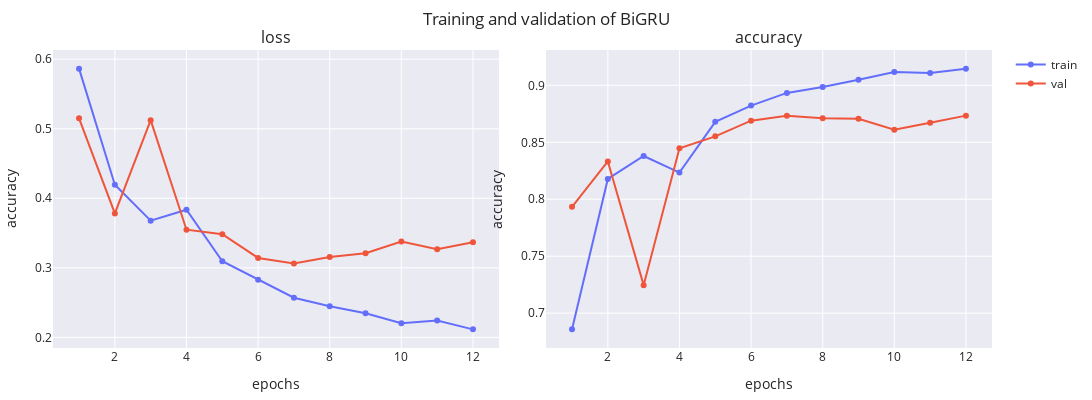

Source (notebook cell):
### Code cell
bilstm_model = AmazonReviewsModel(
    2000, 256, GRU, num_recurrent_layers=4, dropout=0.15, ffn_dims=[128, 64], name='BiGRU', bidirectional=True)
_, fig = bilstm_model.train(dataset, f'{MODEL_PATH}/BiGRU.weights.h5', **train_default)
print(bilstm_model.evaluate(dataset.X_test, dataset.y_test))
fig

### Figure 1 — Plotly figure (JSON) as saved in the notebook; plotly's stock layout.template omitted (floating-point values rounded to 4 significant figures)
{"data": [{"line": {"color": "#636EFA"}, "marker": {"color": "#636EFA"}, "mode": "lines+markers", "name": "train", "showlegend": true, "type": "scatter", "x": [1, 2, 3, 4, 5, 6, 7, 8, 9, 10, 11, 12], "xaxis": "x", "y": [0.5864, 0.4194, 0.3678, 0.3835, 0.3095, 0.2829, 0.257, 0.2449, 0.2347, 0.2204, 0.2241, 0.2116], "yaxis": "y"}, {"line": {"color": "#EF553B"}, "marker": {"color": "#EF553B"}, "mode": "lines+markers", "name": "val", "showlegend": true, "type": "scatter", "x": [1, 2, 3, 4, 5, 6, 7, 8, 9, 10, 11, 12], "xaxis": "x", "y": [0.5149, 0.3783, 0.5123, 0.3548, 0.3484, 0.3142, 0.3061, 0.3156, 0.3209, 0.3378, 0.3267, 0.3368], "yaxis": "y"}, {"line": {"color": "#636EFA"}, "marker": {"color": "#636EFA"}, "mode": "lines+markers", "name": "train", "showlegend": false, "type": "scatter", "x": [1, 2, 3, 4, 5, 6, 7, 8, 9, 10, 11, 12], "xaxis": "x2", "y": [0.6858, 0.8178, 0.838, 0.8235, 0.868, 0.8823, 0.8934, 0.8986, 0.9049, 0.9117, 0.9109, 0.9147], "yaxis": "y2"}, {"line": {"color": "#EF553B"}, "marker": {"color": "#EF553B"}, "mode": "lines+markers", "name": "val", "showlegend": false, "type": "scatter", "x": [1, 2, 3, 4, 5, 6, 7, 8, 9, 10, 11, 12], "xaxis": "x2", "y": [0.7934, 0.8332, 0.7246, 0.8448, 0.8552, 0.869, 0.8732, 0.871, 0.8706, 0.861, 0.8672, 0.8734], "yaxis": "y2"}], "layout": {"annotations": [{"font": {"size": 16}, "showarrow": false, "text": "loss", "x": 0.2375, "xanchor": "center", "xref": "paper", "y": 1, "yanchor": "bottom", "yref": "paper"}, {"font": {"size": 16}, "showarrow": false, "text": "accuracy", "x": 0.7625, "xanchor": "center", "xref": "paper", "y": 1, "yanchor": "bottom", "yref": "paper"}], "height": 400, "margin": {"b": 10, "l": 10, "r": 10, "t": 50}, "title": {"text": "Training and validation of BiGRU"}, "width": 1200, "xaxis": {"anchor": "y", "domain": [0, 0.475], "title": {"text": "epochs"}}, "xaxis2": {"anchor": "y2", "domain": [0.525, 1], "title": {"text": "epochs"}}, "yaxis": {"anchor": "x", "domain": [0, 1], "title": {"text": "accuracy"}}, "yaxis2": {"anchor": "x2", "domain": [0, 1], "title": {"text": "accuracy"}}}}
